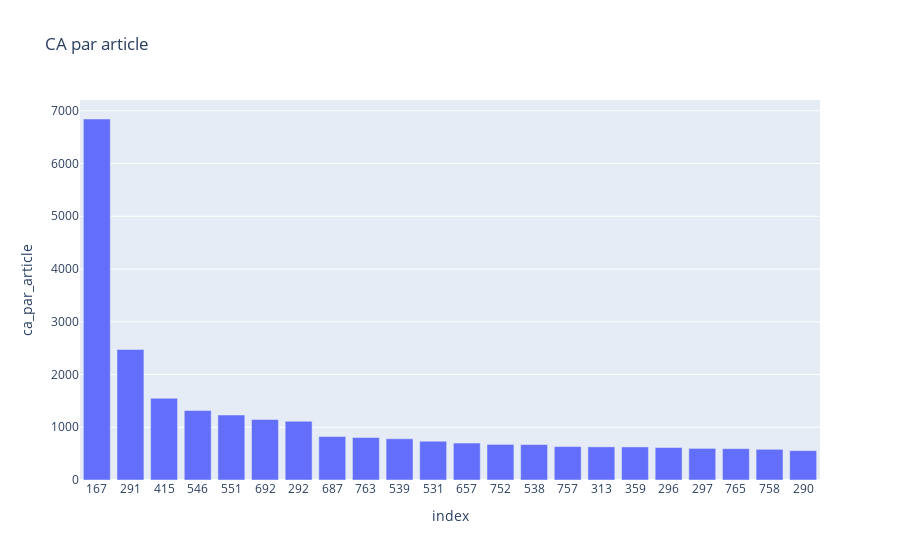

The notebook cell saved with this chart:
### Code cell
###############################
# Palmares des articles en CA #
###############################

#Effectuer le tri dans l'ordre décroissant du CA du dataset df_merge
df_merge.sort_values('ca_par_article', ascending=False)
#Réinitialiser l'index du dataset par un reset_index
df_merge.reset_index()
#Afficher les 20 premier articles en CA
print(df_merge.sort_values('ca_par_article', ascending=False).iloc[0:2+20][['product_id', 'price', 'total_sales','ca_par_article']])
#Graphique en barre des 20 premiers articles avec plotly express
best_ca = df_merge.sort_values('ca_par_article', ascending=False).iloc[0:2+20][['product_id','ca_par_article']]
fig = px.bar(best_ca, y='ca_par_article', title= 'CA par article')
fig.update_xaxes(type='category')
fig.show()

### Figure 1 — Plotly figure (JSON) as saved in the notebook; plotly's stock layout.template omitted (floating-point values rounded to 4 significant figures)
{"data": [{"alignmentgroup": "True", "hovertemplate": "index=%{x}<br>ca_par_article=%{y}<extra></extra>", "legendgroup": "", "marker": {"color": "#636efa", "pattern": {"shape": ""}}, "name": "", "offsetgroup": "", "orientation": "v", "showlegend": false, "textposition": "auto", "type": "bar", "x": [167, 291, 415, 546, 551, 692, 292, 687, 763, 539, 531, 657, 752, 538, 757, 313, 359, 296, 297, 765, 758, 290], "xaxis": "x", "y": [6844, 2475, 1549.0, 1318.0, 1232.0, 1148.0, 1113, 824, 805, 781.2, 735, 700, 675, 672, 633.6, 628, 627, 616, 599.2, 594, 582, 556.5], "yaxis": "y"}], "layout": {"autosize": true, "barmode": "relative", "legend": {"tracegroupgap": 0}, "title": {"text": "CA par article"}, "xaxis": {"anchor": "y", "autorange": true, "domain": [0, 1], "range": [-0.5, 21.5], "title": {"text": "index"}, "type": "category"}, "yaxis": {"anchor": "x", "autorange": true, "domain": [0, 1], "range": [0, 7204.0], "title": {"text": "ca_par_article"}, "type": "linear"}}}
